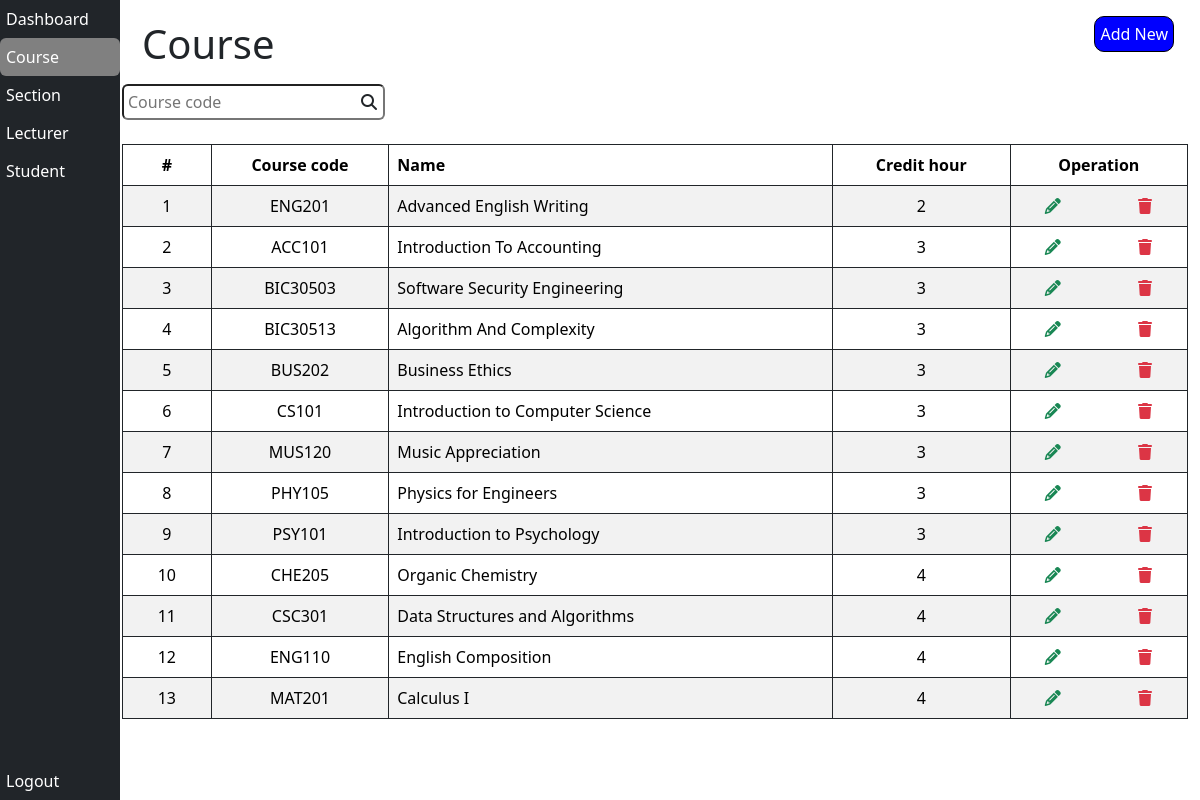
The app's page /Staff/course.php (signed in), older data.
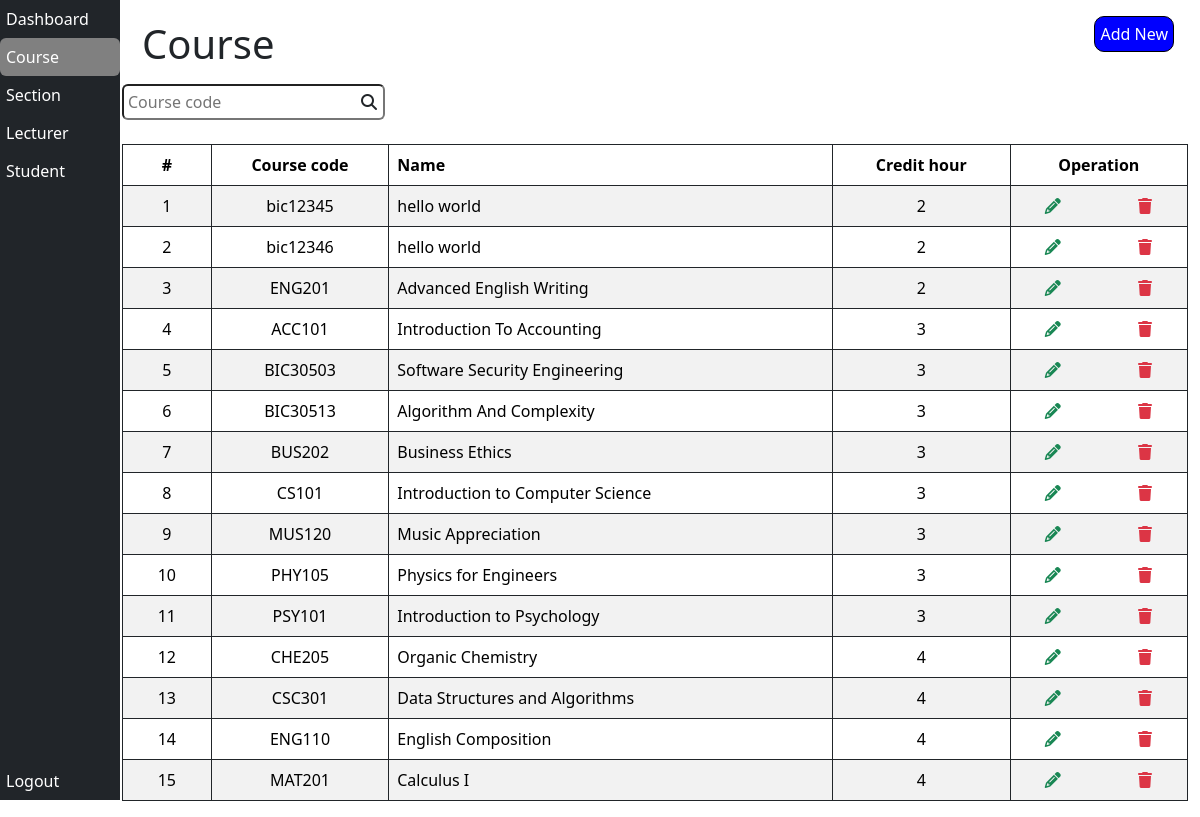
The same page, newer data.
### tables this page shows
CREATE TABLE `course` (
  `course_code` varchar(255) NOT NULL,
  `course_name` varchar(255) NOT NULL,
  `course_credit_hour` int(11) NOT NULL,
  `course_archive` int(11) NOT NULL DEFAULT 0
);

### Staff/course.php (the view, shortened to what this page needs)
<?php
  if(!isset($_SESSION['admin'])) {
    echo 'Please login first <br>';
    echo 'Click <a href="index.php">here<a/> to login';
  }else {
    include 'db.php';
?>
<!DOCTYPE html>
<html lang="en">
<head>
  <link href="https://cdn.jsdelivr.net/npm/bootstrap@5.3.3/dist/css/bootstrap.min.css" rel="stylesheet"
>
  <link rel="stylesheet" href="https://cdnjs.cloudflare.com/ajax/libs/font-awesome/6.5.2/css/all.min.css"
 />
  <link rel="stylesheet" href="./styles/style.css">
  <link rel="stylesheet" href="./styles/sidebar.css">
</head>
<body>
  <div class="container-fluid">
    <div class="bg-dark text-white sidebar">
      <a href="dashboard.php" class="btn nav-btn text-white d-block text-start">Dashboard</a>
      <a href="course.php" class="btn nav-btn text-white d-block text-start selected">Course</a>
      <a href="section.php" class="btn nav-btn text-white d-block text-start">Section</a>
      <a href="lecturer.php" class="btn nav-btn text-white d-block text-start">Lecturer</a>
      <a href="student.php" class="btn nav-btn text-white d-block text-start">Student</a>
      <a href="clearId.php"
        class="btn nav-btn text-white d-block text-start position-absolute w-100 bottom-0">Logout</a>
    </div>
    <div class="main-content">
      <h1 class="title">Course</h1>
      <button class="add-new-button position-absolute d-flex flex-column align-items-center mt-3 me-3"
        onclick="window.location.href = 'operation/course/addCourse.php'">Add New</button>
      <div class="position-relative d-inline">
        <input type="text" class="ps-1 pe-4 py-1 rounded mt-2" placeholder="Course code" id="courseCodeInput">
        <i class="fas fa-search position-absolute end-0 top-50 translate-middle-y me-2"></i>
      </div>
      <table class="table table-striped table-bordered border-dark mt-4" id="courseTable">
        <thead>
          <div class="row">
            <th scope="col" class="col-1 text-center">
              #
            </th>
            <th scope="col" class="col-2 text-center">
              Course code
            </th>
            <th scope="col" class="col-5">
              Name
            </th>
            <th scope="col" class="col-2 text-center">
              Credit hour
            </th>
            <th scope="col" class="col-2 text-center">
              Operation
            </th>
          </div>
        </thead>
        <tbody>
          <?php
              $count = 1;
              $sql = "SELECT course_code, course_name, course_credit_hour FROM course ORDER BY course_credit_hour, course_code";
              $result = mysqli_query($conn, $sql);
              if(mysqli_num_rows($result) > 0) {
                while($row = mysqli_fetch_assoc($result)) {
            ?>
          <tr>
            <td scope="row" class="text-center"><?php echo $count++?></td>
            <td class="text-center"><?php echo $row["course_code"]?></td>
            <td><?php echo $row["course_name"]?></td>
            <td class="text-center"><?php echo $row["course_credit_hour"]?></td>
            <td>
              <div class="row">
                <div class="col-6 text-center">
                  <a href="./operation/course/editCourse.php?id=<?php echo $row["course_code"]?>">
                    <i class="fa-solid fa-pencil text-success"></i>
                  </a>
                </div>
                <div class="col-6 text-center">
                  <a href="#">
                    <i class="fa-solid fa-trash text-danger"
                      onclick="deleteCourse('<?php echo $row['course_code']?>', '<?php echo htmlspecialchars($row['course_name'], ENT_QUOTES)?>')"
                      name="delete"></i>
                  </a>
                </div>
              </div>
            </td>
          </tr>
          <?php
              }
            }else {
              echo
                '<tr>
                  <td colspan="8" class="text-center">No sections found</td>
                </tr>';
            }
          ?>
        </tbody>
      </table>
    </div>
  </div>
</body>
</html>
<?php
  }
?>

Row changes from the older to the newer data that the page shows:
added course: course_code "bic12345", course_name "hello world", course_credit_hour "2"
added course: course_code "bic12346", course_name "hello world", course_credit_hour "2"
